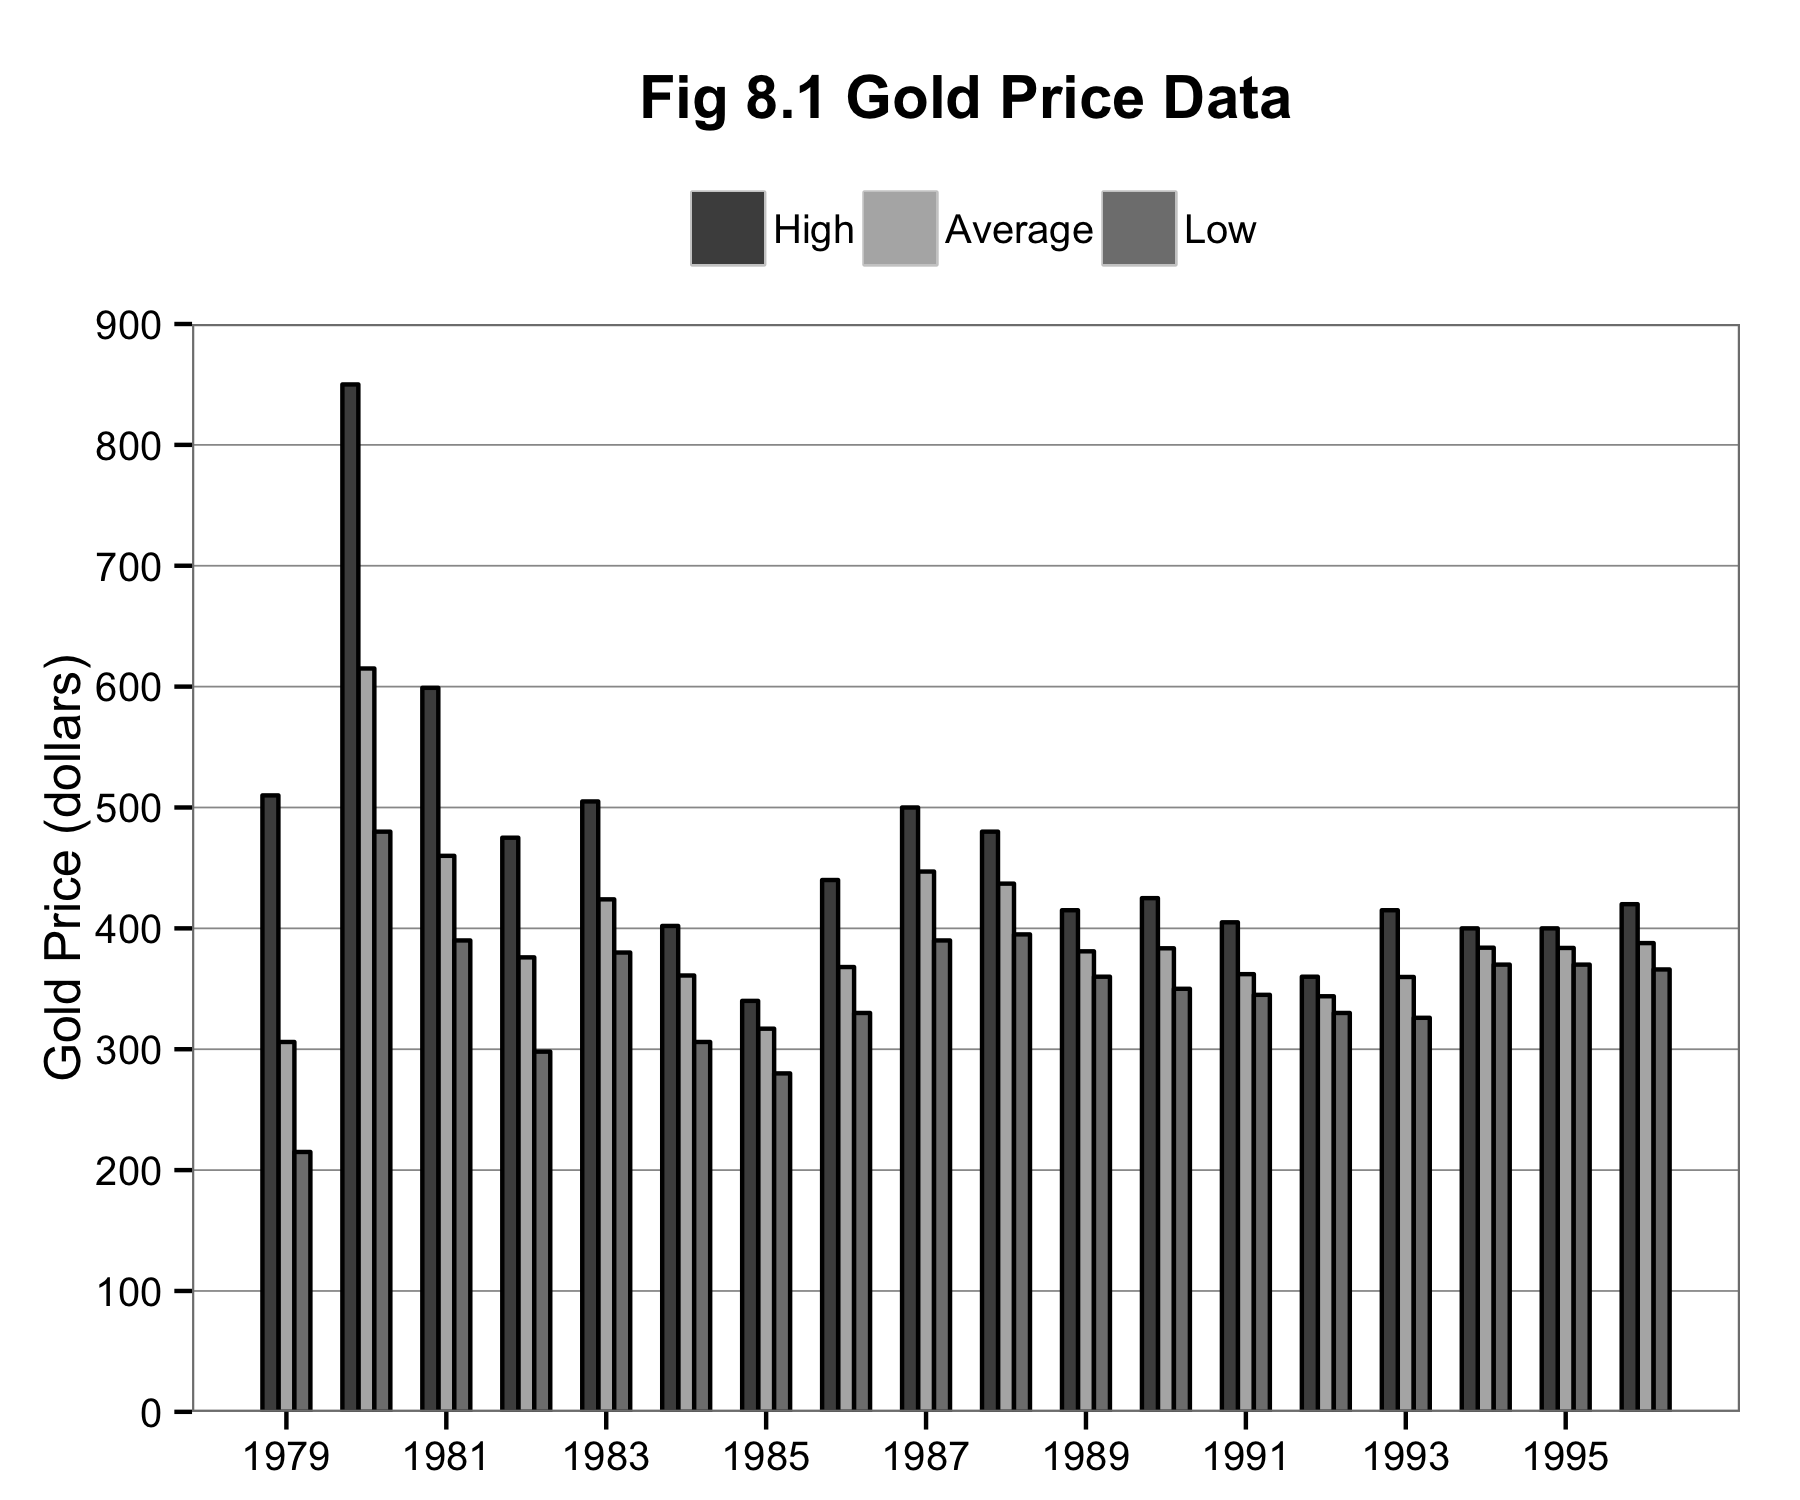

Here is the R script that generated this plot:
library(ggplot2)
library(reshape2)

this_base <- "fig08-01_gold-price-data"

my_data <- data.frame( 
  Year = c(1979, 1980, 1981, 1982, 1983, 1984, 1985, 1986, 1987, 
           1988, 1989, 1990, 1991, 1992, 1993, 1994, 1995, 1996),
  Average = c(306, 615, 460, 376, 424, 361, 317, 368, 447, 437, 381, 
              383.51, 362.11, 343.82, 359.77, 384, 383.79, 387.81),
  High = c(510, 850, 599, 475, 505, 402, 340, 440, 500, 480,
           415, 425, 405, 360, 415, 400, 400, 420),
  Low = c(215, 480, 390, 298, 380, 306, 280, 330, 390, 395, 360,
          350, 345, 330, 326, 370, 370, 366))

my_data_long <- melt(my_data, "Year", c("Average", "High", "Low"), "level")

my_data_long$level <- factor(my_data_long$level, c("High", "Average", "Low"))

year_label <- my_data$Year
year_label<- year_label[-seq(2, 18, 2)]

p <- ggplot(my_data_long, aes(x = Year, y = value, 
                           group = level, fill = level, width = 0.6)) +
  geom_bar(stat = "identity", position = "dodge") +
  geom_bar(stat = "identity", position = "dodge", colour = "black", 
           show_guide = FALSE) +
  scale_fill_manual(values = c("grey30", "grey70", "grey50")) +
  scale_x_continuous(breaks = seq(1979, 1996, 2), labels = year_label) +
  scale_y_continuous(breaks = seq(0, 900, 100), limits = c(0, 900),
                     expand = c(0, 0)) +
  labs(x = NULL, y = "Gold Price (dollars)") +
  ggtitle("Fig 8.1 Gold Price Data") +
  theme_bw() +
  theme(panel.grid.major.y = element_line(colour = "grey60"),
        panel.grid.major.x = element_blank(),
        panel.grid.minor = element_blank(),
        plot.title = element_text(size = rel(1.2), face = "bold"),
        legend.position = "top",
        legend.title = element_blank())

p

ggsave(paste0(this_base, ".png"), 
       p, width = 6, height = 5)

